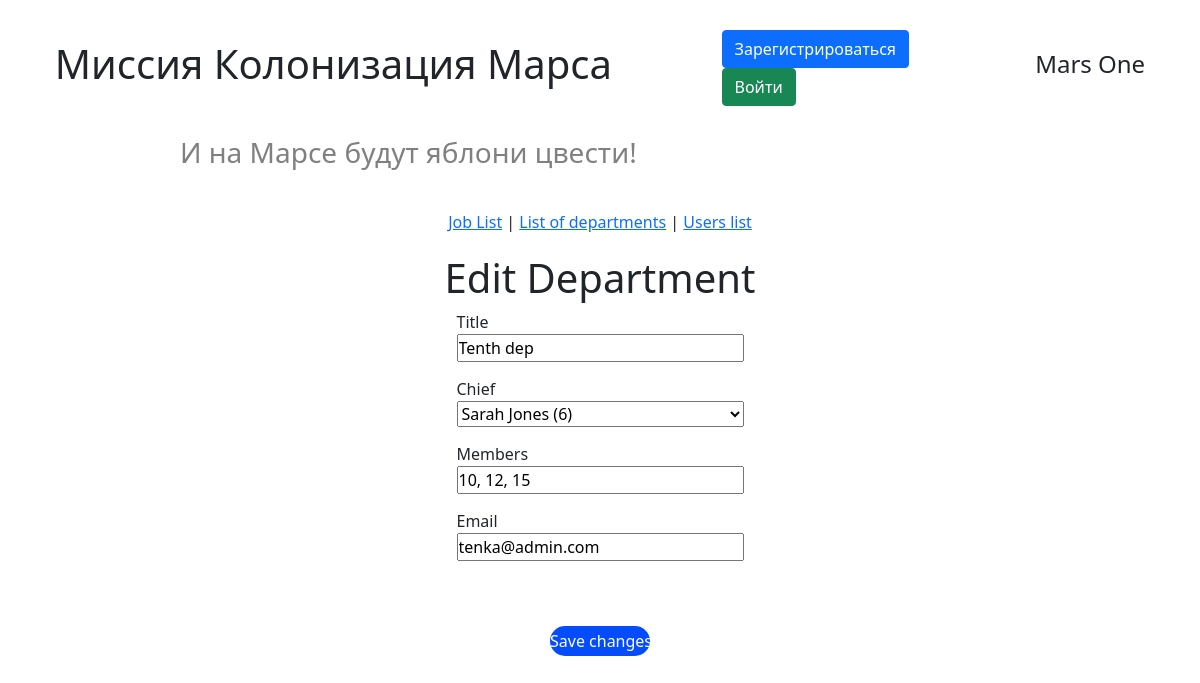
The app's page /edit_department/13 with its own data.
### data/departments.py (models this page shows)
class Department(SqlAlchemyBase):
    __tablename__ = 'departments'
    id = sqlalchemy.Column(sqlalchemy.Integer,
                           primary_key=True, autoincrement=True)
    creator = sqlalchemy.Column(sqlalchemy.Integer, ForeignKey('users.id'),
                                nullable=True)
    title = sqlalchemy.Column(sqlalchemy.String, nullable=True)
    chief = sqlalchemy.Column(sqlalchemy.Integer, ForeignKey('users.id'),
                              nullable=True)
    members = sqlalchemy.Column(sqlalchemy.String, nullable=True)
    dep_email = sqlalchemy.Column(sqlalchemy.String, nullable=True)
    chief_user = relationship("User",
                              backref='dep_chief',
                              foreign_keys=[chief])
    creator_user = relationship("User",
                                backref='dep_creator',
                                foreign_keys=[creator])

### data/users.py (models this page shows, shortened)
class User(SqlAlchemyBase, UserMixin):
    __tablename__ = 'users'
    id = sqlalchemy.Column(sqlalchemy.Integer, primary_key=True, autoincrement=True)
    surname = sqlalchemy.Column(sqlalchemy.String, nullable=True)
    name = sqlalchemy.Column(sqlalchemy.String, nullable=True)
    age = sqlalchemy.Column(sqlalchemy.Integer, nullable=True)
    position = sqlalchemy.Column(sqlalchemy.String, nullable=True)
    speciality = sqlalchemy.Column(sqlalchemy.String, nullable=True)
    address = sqlalchemy.Column(sqlalchemy.String, nullable=True)
    email = sqlalchemy.Column(sqlalchemy.String, index=True, unique=True, nullable=True)
    hashed_password = sqlalchemy.Column(sqlalchemy.String, nullable=True)
    modified_date = sqlalchemy.Column(sqlalchemy.DateTime, default=datetime.datetime.now)
    news = orm.relationship("News", back_populates='user')

### handlers/work_with_departments.py (the view, shortened to what this page needs)
@work_with_departments_bp.route('/edit_department/<int:dep_id>', methods=['GET', 'POST'])
def edit_department(dep_id):
    db_ss = db_session.create_session()
    dep = db_ss.query(Department).filter(Department.id == dep_id).first()
    users = db_ss.query(User).all()
    return render_template('dep_for_editing.html',
                           users=users,
                           department=dep)

### data/db_session.py (called while the page is built)
def create_session() -> Session:
    global __factory
    return __factory()

### templates/dep_for_editing.html (shortened to what this page needs)
{% extends "base.html" %}
{% block styles %}
    <link rel="stylesheet" href="{{ url_for('static', filename='css/for_editing_page.css')}}">
{% endblock %}
{% block content %}
<h1>Edit Department</h1>
<form action="{{ url_for('work_with_departments.edit_department', dep_id=department.id) }}" method="post" class="editing_form">
    <label for="job_title">Title</label>
    <input type="text" id="title" name="title" value="{{ department.title }}" required>
    <label for="Chief">Chief</label>
    <select id="chief" name="chief">
        <option value="{{ department.chief_user.id }}" >{{ department.chief_user.name }} {{ department.chief_user.surname}} ({{ department.chief_user.id}})</option>
    </select>
    <label for="members">Members</label>
    <input type="text" id="members" name="members" value="{{ department.members }}" required>
    <label for="email">Email</label>
    <input type="email" name="dep_email" value="{{ department.dep_email }}" id="">
    <input type="submit" value="Save changes" class="post_button">
</form>
{% endblock %}

### static/css/style.css (style rules this page uses)
* { margin: 0px; padding: 0px; font-family: 'Segoe UI', Tahoma, Geneva, Verdana, sans-serif; }
input.post_button { border-radius: 15px; margin: 0 auto; margin-top: 50px; border: none; background-color:rgb(6, 76, 255); color: white; width: 100px; height: 30px; }

### static/css/for_editing_page.css (style rules this page uses)
input:not(:last-of-type), select { margin-bottom: 15px; }
.editing_form { display: flex; flex-direction: column; }

### records on screen
Department: title "Tenth dep", members "10, 12, 15", dep_email "tenka@admin.com"
User: chief "Sarah Jones (6)"
